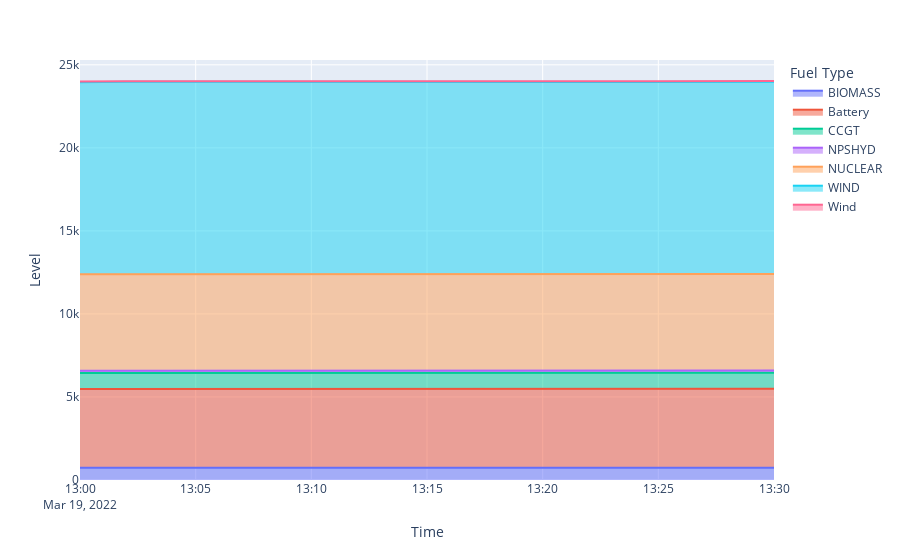

The notebook cell saved with this chart:
### Code cell
df_generation = df_combined[df_combined["Level"] > 0]

df_ = df_generation.groupby(["Time", "Fuel Type"]).sum().reset_index()
px.area(df_, x="Time", y="Level", color="Fuel Type")
